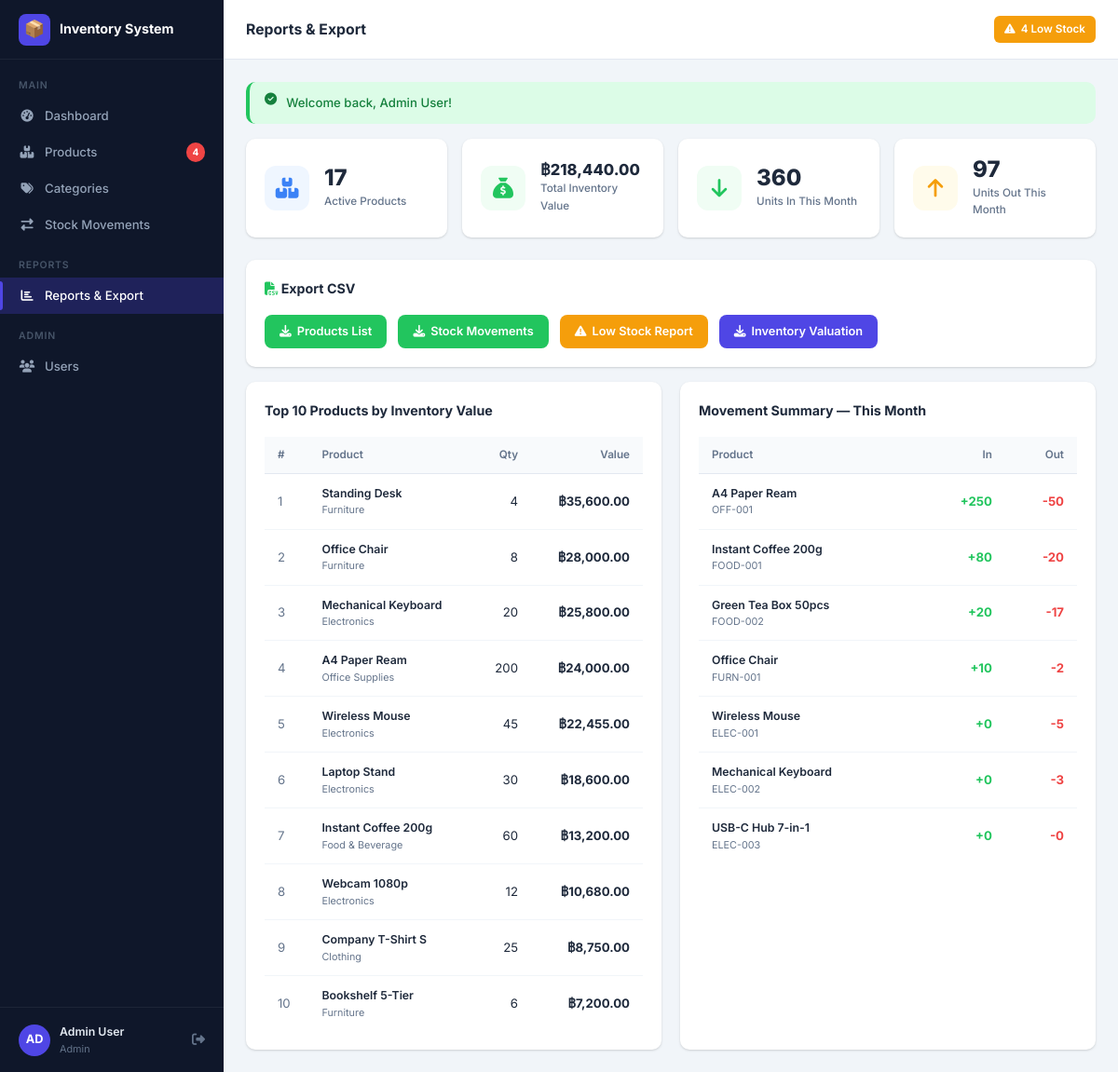
Page /modules/reports/index.php (signed in) on the committed database.
### tables this page shows
CREATE TABLE `products` (
  `id`            INT UNSIGNED NOT NULL AUTO_INCREMENT,
  `sku`           VARCHAR(50)    NOT NULL UNIQUE,
  `name`          VARCHAR(150)   NOT NULL,
  `description`   TEXT,
  `category_id`   INT UNSIGNED   NOT NULL,
  `price`         DECIMAL(12,2)  NOT NULL DEFAULT 0.00,
  `stock_qty`     INT            NOT NULL DEFAULT 0,
  `low_stock_threshold` INT      NOT NULL DEFAULT 10,
  `is_active`     TINYINT(1)     NOT NULL DEFAULT 1,
  `created_at`    TIMESTAMP      NOT NULL DEFAULT CURRENT_TIMESTAMP,
  `updated_at`    TIMESTAMP      NOT NULL DEFAULT CURRENT_TIMESTAMP ON UPDATE CURRENT_TIMESTAMP,
  PRIMARY KEY (`id`),
  KEY `idx_category` (`category_id`),
  KEY `idx_sku`      (`sku`),
  CONSTRAINT `fk_product_category` FOREIGN KEY (`category_id`) REFERENCES `categories` (`id`) ON UPDATE CASCADE
);

CREATE TABLE `categories` (
  `id`          INT UNSIGNED NOT NULL AUTO_INCREMENT,
  `name`        VARCHAR(100) NOT NULL UNIQUE,
  `description` TEXT,
  `created_at`  TIMESTAMP NOT NULL DEFAULT CURRENT_TIMESTAMP,
  PRIMARY KEY (`id`)
);

### core/helpers.php (called while the page is built, shortened)
<?php
function e(mixed $val): string {
    return htmlspecialchars((string)$val, ENT_QUOTES | ENT_SUBSTITUTE, 'UTF-8');
}
function money(mixed $val): string {
    return '฿' . number_format((float)$val, 2);
}

### modules/reports/index.php (the view, shortened to what this page needs)
<?php
$db = Database::getInstance();
$totalProducts = $db->query('SELECT COUNT(*) FROM products WHERE is_active=1')->fetchColumn();
$totalValue    = $db->query('SELECT COALESCE(SUM(price*stock_qty),0) FROM products WHERE is_active=1')->fetchColumn();
$monthIn  = $db->query("SELECT COALESCE(SUM(quantity),0) FROM stock_movements WHERE type='in'  AND MONTH(created_at)=MONTH(NOW()) AND YEAR(created_at)=YEAR(NOW())")->fetchColumn();
$monthOut = $db->query("SELECT COALESCE(SUM(quantity),0) FROM stock_movements WHERE type='out' AND MONTH(created_at)=MONTH(NOW()) AND YEAR(created_at)=YEAR(NOW())")->fetchColumn();
$topByValue = $db->query("
  SELECT p.name, p.sku, c.name AS category, p.stock_qty, p.price,
         (p.price * p.stock_qty) AS total_value
  FROM   products p JOIN categories c ON c.id = p.category_id
  WHERE  p.is_active = 1
  ORDER  BY total_value DESC LIMIT 10
")->fetchAll();
$movSummary = $db->query("
  SELECT p.name, p.sku,
         SUM(CASE WHEN sm.type='in'  THEN sm.quantity ELSE 0 END) AS total_in,
         SUM(CASE WHEN sm.type='out' THEN sm.quantity ELSE 0 END) AS total_out
  FROM   stock_movements sm
  JOIN   products p ON p.id = sm.product_id
  WHERE  MONTH(sm.created_at)=MONTH(NOW()) AND YEAR(sm.created_at)=YEAR(NOW())
  GROUP  BY p.id ORDER BY (SUM(CASE WHEN sm.type='in' THEN sm.quantity ELSE 0 END)+SUM(CASE WHEN sm.type='out' THEN sm.quantity ELSE 0 END)) DESC LIMIT 10
")->fetchAll();
include __DIR__ . '/../../includes/header.php';
?>
<div class="stat-grid" style="margin-bottom:24px">
  <div class="stat-card">
    <div class="stat-icon blue"><i class="fa fa-boxes-stacked"></i></div>
    <div class="stat-body">
      <div class="stat-value"><?= number_format($totalProducts) ?></div>
      <div class="stat-label">Active Products</div>
    </div>
  </div>
  <div class="stat-card">
    <div class="stat-icon green"><i class="fa fa-sack-dollar"></i></div>
    <div class="stat-body">
      <div class="stat-value" style="font-size:1.1rem"><?= money($totalValue) ?></div>
      <div class="stat-label">Total Inventory Value</div>
    </div>
  </div>
  <div class="stat-card">
    <div class="stat-icon green"><i class="fa fa-arrow-down"></i></div>
    <div class="stat-body">
      <div class="stat-value"><?= number_format($monthIn) ?></div>
      <div class="stat-label">Units In This Month</div>
    </div>
  </div>
  <div class="stat-card">
    <div class="stat-icon yellow"><i class="fa fa-arrow-up"></i></div>
    <div class="stat-body">
      <div class="stat-value"><?= number_format($monthOut) ?></div>
      <div class="stat-label">Units Out This Month</div>
    </div>
  </div>
</div>
<div class="card mb-4">
  <div class="card-header">
    <span class="card-title"><i class="fa fa-file-csv" style="color:var(--success)"></i> Export CSV</span>
  </div>
  <div class="d-flex gap-3" style="flex-wrap:wrap">
    <a href="export.php?type=products" class="btn btn-success">
      <i class="fa fa-download"></i> Products List
    </a>
    <a href="export.php?type=stock_movements" class="btn btn-success">
      <i class="fa fa-download"></i> Stock Movements
    </a>
    <a href="export.php?type=low_stock" class="btn btn-warning">
      <i class="fa fa-triangle-exclamation"></i> Low Stock Report
    </a>
    <a href="export.php?type=inventory_value" class="btn btn-primary">
      <i class="fa fa-download"></i> Inventory Valuation
    </a>
  </div>
</div>
<div style="display:grid;grid-template-columns:1fr 1fr;gap:20px">
  <div class="card">
    <div class="card-header">
      <span class="card-title">Top 10 Products by Inventory Value</span>
    </div>
    <div class="table-wrap">
      <table>
        <thead><tr><th>#</th><th>Product</th><th class="text-right">Qty</th><th class="text-right">Value</th></tr></thead>
        <tbody>
          <?php foreach ($topByValue as $i => $p): ?>
          <tr>
            <td class="text-muted"><?= $i+1 ?></td>
            <td>
              <div class="fw-600 fs-sm"><?= e($p['name']) ?></div>
              <div class="text-muted" style="font-size:.72rem"><?= e($p['category']) ?></div>
            </td>
            <td class="text-right"><?= number_format($p['stock_qty']) ?></td>
            <td class="text-right fw-700"><?= money($p['total_value']) ?></td>
          </tr>
          <?php endforeach; ?>
        </tbody>
      </table>
    </div>
  </div>
  <div class="card">
    <div class="card-header">
      <span class="card-title">Movement Summary — This Month</span>
    </div>
    <div class="table-wrap">
      <?php if (empty($movSummary)): ?>
        <div class="empty-state"><div class="icon">📊</div>No movements this month.</div>
      <?php else: ?>
      <table>
        <thead><tr><th>Product</th><th class="text-right">In</th><th class="text-right">Out</th></tr></thead>
        <tbody>
          <?php foreach ($movSummary as $m): ?>
          <tr>
            <td>
              <div class="fw-600 fs-sm"><?= e($m['name']) ?></div>
              <div class="text-muted" style="font-size:.72rem"><?= e($m['sku']) ?></div>
            </td>
            <td class="text-right mv-in">+<?= number_format($m['total_in']) ?></td>
            <td class="text-right mv-out">-<?= number_format($m['total_out']) ?></td>
          </tr>
          <?php endforeach; ?>
        </tbody>
      </table>
      <?php endif; ?>
    </div>
  </div>
</div>
<?php include __DIR__ . '/../../includes/footer.php'; ?>

### assets/css/app.css (style rules this page uses)
:root { --primary: #4f46e5; --primary-h: #4338ca; --accent: #06b6d4; --success: #22c55e; --warning: #f59e0b; --danger: #ef4444; --dark: #0f172a; --surface: #1e293b; --card: #ffffff; --border: #e2e8f0; --text: #1e293b; --muted: #64748b; --sidebar-w: 240px; --topbar-h: 64px; --radius: 10px; --shadow: 0 1px 3px rgba(0,0,0,.10), 0 1px 2px rgba(0,0,0,.06); --shadow-md: 0 4px 16px rgba(0,0,0,.10); }
*, *::before, *::after { box-sizing: border-box; margin: 0; padding: 0; }
html { font-size: 15px; scroll-behavior: smooth; }
body { font-family: 'Inter', system-ui, sans-serif; color: var(--text); background: #f1f5f9; line-height: 1.6; }
a { color: var(--primary); text-decoration: none; }
.card { background: var(--card); border-radius: var(--radius); box-shadow: var(--shadow); padding: 20px; }
.card-header { display: flex; align-items: center; justify-content: space-between; margin-bottom: 16px; flex-wrap: wrap; gap: 10px; }
.card-title { font-size: .95rem; font-weight: 700; color: var(--text); }
.stat-grid { display: grid; grid-template-columns: repeat(auto-fit, minmax(200px, 1fr)); gap: 16px; margin-bottom: 24px; }
.stat-card { background: #fff; border-radius: var(--radius); padding: 20px; box-shadow: var(--shadow); display: flex; align-items: center; gap: 16px; }
.stat-icon { width: 48px; height: 48px; border-radius: 12px; display: flex; align-items: center; justify-content: center; font-size: 22px; flex-shrink: 0; }
.stat-icon.blue { background: #eff6ff; color: #3b82f6; }
.stat-icon.green { background: #f0fdf4; color: #22c55e; }
.stat-icon.yellow { background: #fffbeb; color: #f59e0b; }
.stat-value { font-size: 1.6rem; font-weight: 800; color: var(--text); line-height: 1.1; }
.stat-label { font-size: .78rem; color: var(--muted); font-weight: 500; margin-top: 2px; }
.table-wrap { overflow-x: auto; }
table { width: 100%; border-collapse: collapse; font-size: .88rem; }
thead th { padding: 10px 14px; text-align: left; font-weight: 600; font-size: .78rem; color: var(--muted); background: #f8fafc; border-bottom: 1px solid var(--border); white-space: nowrap; }
tbody td { padding: 11px 14px; border-bottom: 1px solid #f1f5f9; vertical-align: middle; }
tbody tr:last-child td { border-bottom: none; }
.btn { display: inline-flex; align-items: center; gap: 6px; padding: 8px 16px; border-radius: 8px; border: none; cursor: pointer; font-size: .85rem; font-weight: 600; transition: background .15s, opacity .15s, box-shadow .15s; white-space: nowrap; font-family: inherit; }
.btn-primary { background: var(--primary); color: #fff; }
.btn-success { background: var(--success); color: #fff; }
.btn-warning { background: var(--warning); color: #fff; }
.mv-in { color: var(--success); font-weight: 700; }
.mv-out { color: var(--danger); font-weight: 700; }
.d-flex { display: flex; }
.gap-3 { gap: 12px; }
.mb-4 { margin-bottom: 16px; }
.text-muted { color: var(--muted); }
.text-right { text-align: right; }
.fw-600 { font-weight: 600; }
.fw-700 { font-weight: 700; }
.fs-sm { font-size: .82rem; }

### rows in the picture
products: name "Standing Desk", category.name "Furniture", stock_qty "4", total_value "฿35,600.00"
products: name "Office Chair", category.name "Furniture", stock_qty "8", total_value "฿28,000.00"
products: name "Mechanical Keyboard", category.name "Electronics", stock_qty "20", total_value "฿25,800.00"
products: name "A4 Paper Ream", category.name "Office Supplies", stock_qty "200", total_value "฿24,000.00"
products: name "Wireless Mouse", category.name "Electronics", stock_qty "45", total_value "฿22,455.00"
products: name "Laptop Stand", category.name "Electronics", stock_qty "30", total_value "฿18,600.00"
products: name "Instant Coffee 200g", category.name "Food & Beverage", stock_qty "60", total_value "฿13,200.00"
products: name "Webcam 1080p", category.name "Electronics", stock_qty "12", total_value "฿10,680.00"
products: name "Company T-Shirt S", category.name "Clothing", stock_qty "25", total_value "฿8,750.00"
products: name "Bookshelf 5-Tier", category.name "Furniture", stock_qty "6", total_value "฿7,200.00"

### other values in the picture
APP_NAME "Inventory System"
$lowStockCount "4"
$initials "AD"
$_SESSION['full_name'] "Admin User"
$role "Admin"
$topbarTitle "Reports & Export"
$flash_success "Welcome back, Admin User!"
$totalProducts "17"
money($totalValue) "฿218,440.00"
$monthIn "360"
$monthOut "97"
$m['name'] "A4 Paper Ream"
$m['sku'] "OFF-001"
$m['total_in'] "250"
$m['total_out'] "50"
